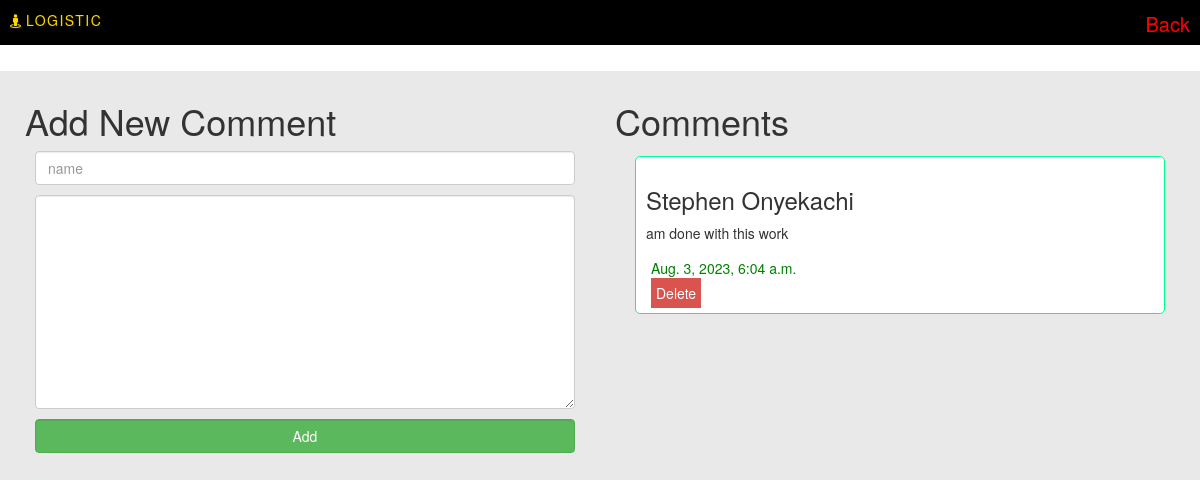
Screenshot of /comment (signed in) with the database file from the repository.
### app/models.py (models this page shows, shortened)
class Comment(models.Model):
    name = models.TextField()
    message = models.TextField()
    time = models.DateTimeField(verbose_name="last login", auto_now=True)

### app/views.py (the view, shortened to what this page needs)
# urls.py: path('comment', views.comment, name='comment'),
@login_required(login_url='aadmin_login')
def comment(request):
    comment = Comment.objects.all().order_by('-id')
    context = {
        'comment': comment
    }
    return render(request, 'comment.html', context)

### template/comment.html (shortened to what this page needs)
<!DOCTYPE html>
{% load static %}
<html lang="en">
<head>
    <link rel="stylesheet" href="{% static 'styles/bootstrap/css/bootstrap.min.css' %}">
    <link rel="stylesheet" href="{% static 'styles/font-awesome/css/font-awesome.min.css' %}">
    <link rel="stylesheet" href="{% static 'styles/media.css' %}">
    <link rel="stylesheet" href="{% static 'styles/css.css' %}">
</head>
<body>
    <div>
        <div class="col-md-12" style="margin-bottom: 50px;">
            <div class="menu">
                <div class="logo">
                    <i class="fa fa-street-view"></i>
                    <a href="">
                        LOGISTIC
                    </a>
                </div>
                <div class="logout">
                    <a href="{% url 'admin_page' %}">
                        back
                    </a>
                </div>
            </div>
        </div>
        <div class="col-md-12 ad-bg">
            <div class="col-md-6">
                <h1>
                    Add New Comment
                </h1>
                <form action="" method="POST" enctype="multipart/form-data">
                    <div style="margin: 10px;">
                        <input class="form-control" type="text" placeholder="name" name="name">
                    </div>
                    <div style="margin: 10px;">
                        <textarea class="form-control" id="" cols="30" rows="10" placeholder="message" name="message">
                        </textarea>
                    </div>
                    <div style="margin: 10px;">
                        <button class="form-control btn-success">Add</button>
                    </div>
                </form>
            </div>
            <div class="col-md-6">
                <h1>
                    Comments
                </h1>
                <div class="col-md-12">
                    {% for comment in comment %}
                    <div class="col-md-12" style="border: 1px solid rgb(4, 250, 147);padding: 10px;border-radius: 5px;margin: 5px;background-color: white;">
                        <h3>{{comment.name}}</h3>
                        <p>
                            {{comment.message}}
                        </p>
                        <div style="padding:5px;color:green;">
                            <span>{{comment.time}}</span>
                        </div>
                        <a href="{% url 'delete_comment' comment.id %}" class="btn-danger" style="padding: 5px;margin: 5px;">
                            Delete
                        </a>
                    </div>
                    {% endfor %}
                </div>
            </div>
        </div>
    </div>
</body>
</html>

### static/styles/css.css (style rules this page uses)
* { border: 0px; padding: 0px; box-sizing: border-box; }
.ad-bg { background-color: rgb(233, 233, 233); padding: 10px; height: 100vh; overflow-y: scroll; }
.logout a { position: absolute; right: 0; color: red; margin: 0px 10px; font-size: 2rem; text-transform: capitalize; }
.menu { display: flex; padding: 10px; color: gold; width: 100%; position: fixed; top: 0; left: 0; z-index: 10; background-color: black; height: 45px; }
.logo { position: absolute; top: 30; text-shadow: 1px 2px 3px rgb(27, 27, 27); }
.logo a { color: gold; letter-spacing: 1.5px; text-decoration: none; }

### rows the page displays
Comment: name "Stephen Onyekachi", message "am done with this work", time "Aug. 3, 2023, 6:04 a.m."
